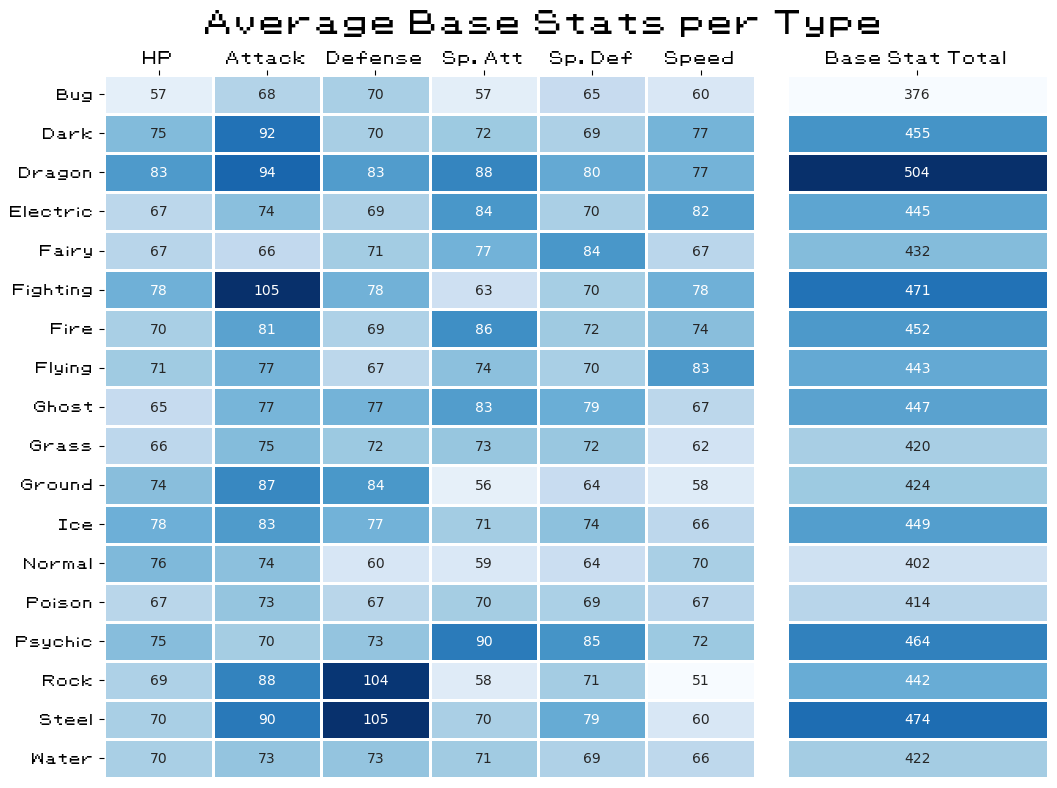

This figure's Python source:
import pandas as pd
import sqlite3
import matplotlib.pyplot as plt
import seaborn as sns
from matplotlib import font_manager as fm

prop = fm.FontProperties(fname = r"C:\Users\Sameer\OneDrive\Documents\Pokemon Classic.ttf")

df = pd.read_excel('pkmndb.ods', sheet_name = 'Full')

conn = sqlite3.connect('pkmn_types_stats.db')
df.to_sql('data', conn, if_exists = 'replace')
type_avg_df = pd.read_sql("SELECT 'Normal' as Type, AVG(HP), AVG(Attack), AVG(Defence), AVG(`Special Attack`), AVG(`Special Defence`), AVG(`Speed`), AVG(Total) FROM data WHERE 'Normal' IN (Type1, Type2) UNION SELECT 'Grass' as Type, AVG(HP), AVG(Attack), AVG(Defence), AVG(`Special Attack`), AVG(`Special Defence`), AVG(`Speed`), AVG(Total) FROM data WHERE 'Grass' IN (Type1, Type2) UNION SELECT 'Water' as Type, AVG(HP), AVG(Attack), AVG(Defence), AVG(`Special Attack`), AVG(`Special Defence`), AVG(`Speed`), AVG(Total) FROM data WHERE 'Water' IN (Type1, Type2) UNION SELECT 'Fire' as Type, AVG(HP), AVG(Attack), AVG(Defence), AVG(`Special Attack`), AVG(`Special Defence`), AVG(`Speed`), AVG(Total) FROM data WHERE 'Fire' IN (Type1, Type2) UNION SELECT 'Flying' as Type, AVG(HP), AVG(Attack), AVG(Defence), AVG(`Special Attack`), AVG(`Special Defence`), AVG(`Speed`), AVG(Total) FROM data WHERE 'Flying' IN (Type1, Type2) UNION SELECT 'Fighting' as Type, AVG(HP), AVG(Attack), AVG(Defence), AVG(`Special Attack`), AVG(`Special Defence`), AVG(`Speed`), AVG(Total) FROM data WHERE 'Fighting' IN (Type1, Type2) UNION SELECT 'Bug' as Type, AVG(HP), AVG(Attack), AVG(Defence), AVG(`Special Attack`), AVG(`Special Defence`), AVG(`Speed`), AVG(Total) FROM data WHERE 'Bug' IN (Type1, Type2) UNION SELECT 'Electric' as Type, AVG(HP), AVG(Attack), AVG(Defence), AVG(`Special Attack`), AVG(`Special Defence`), AVG(`Speed`), AVG(Total) FROM data WHERE 'Electric' IN (Type1, Type2) UNION SELECT 'Ground' as Type, AVG(HP), AVG(Attack), AVG(Defence), AVG(`Special Attack`), AVG(`Special Defence`), AVG(`Speed`), AVG(Total) FROM data WHERE 'Ground' IN (Type1, Type2) UNION SELECT 'Rock' as Type, AVG(HP), AVG(Attack), AVG(Defence), AVG(`Special Attack`), AVG(`Special Defence`), AVG(`Speed`), AVG(Total) FROM data WHERE 'Rock' IN (Type1, Type2) UNION SELECT 'Ice' as Type, AVG(HP), AVG(Attack), AVG(Defence), AVG(`Special Attack`), AVG(`Special Defence`), AVG(`Speed`), AVG(Total) FROM data WHERE 'Ice' IN (Type1, Type2) UNION SELECT 'Poison' as Type, AVG(HP), AVG(Attack), AVG(Defence), AVG(`Special Attack`), AVG(`Special Defence`), AVG(`Speed`), AVG(Total) FROM data WHERE 'Poison' IN (Type1, Type2) UNION SELECT 'Psychic' as Type, AVG(HP), AVG(Attack), AVG(Defence), AVG(`Special Attack`), AVG(`Special Defence`), AVG(`Speed`), AVG(Total) FROM data WHERE 'Psychic' IN (Type1, Type2) UNION SELECT 'Ghost' as Type, AVG(HP), AVG(Attack), AVG(Defence), AVG(`Special Attack`), AVG(`Special Defence`), AVG(`Speed`), AVG(Total) FROM data WHERE 'Ghost' IN (Type1, Type2) UNION SELECT 'Dragon' as Type, AVG(HP), AVG(Attack), AVG(Defence), AVG(`Special Attack`), AVG(`Special Defence`), AVG(`Speed`), AVG(Total) FROM data WHERE 'Dragon' IN (Type1, Type2) UNION SELECT 'Dark' as Type, AVG(HP), AVG(Attack), AVG(Defence), AVG(`Special Attack`), AVG(`Special Defence`), AVG(`Speed`), AVG(Total) FROM data WHERE 'Dark' IN (Type1, Type2) UNION SELECT 'Steel' as Type, AVG(HP), AVG(Attack), AVG(Defence), AVG(`Special Attack`), AVG(`Special Defence`), AVG(`Speed`), AVG(Total) FROM data WHERE 'Steel' IN (Type1, Type2) UNION SELECT 'Fairy' as Type, AVG(HP), AVG(Attack), AVG(Defence), AVG(`Special Attack`), AVG(`Special Defence`), AVG(`Speed`), AVG(Total) FROM data WHERE 'Fairy' IN (Type1, Type2);", conn, index_col = 'Type')

conn.close()

fig, (ax1,ax2) = plt.subplots(ncols = 2, figsize = (11,8), width_ratios = [5,2.5])

fig.suptitle('Average Base Stats per Type', fontproperties = prop, fontsize = 20)

sns.heatmap(data = type_avg_df.drop('AVG(Total)', axis = 1), 
            cmap = 'Blues', annot = True, fmt='.0f', linewidths = 1, cbar = False, ax = ax1)
ax1.set_ylabel('')
ax1.xaxis.tick_top()
ax1.xaxis.set_label_position('top')
ax1.set_xticklabels(['HP','Attack','Defense','Sp. Att', 'Sp. Def', 'Speed'], fontproperties = prop, fontsize = 10)
ax1.set_yticklabels(ax1.get_yticklabels(), fontproperties = prop, fontsize = 9)

sns.heatmap(data = type_avg_df[['AVG(Total)']], 
            cmap = 'Blues', annot = True, fmt = '.0f', linewidths = 1, cbar = False, 
            yticklabels = False, ax = ax2)
ax2.set_ylabel('')
ax2.xaxis.tick_top()
ax2.xaxis.set_label_position('top')
ax2.set_aspect(0.15)
ax2.set_xticklabels(['Base Stat Total'], fontproperties = prop, fontsize = 10)

fig.tight_layout()
fig.savefig('average_stats.png', transparent = True, bbox_inches = 'tight')